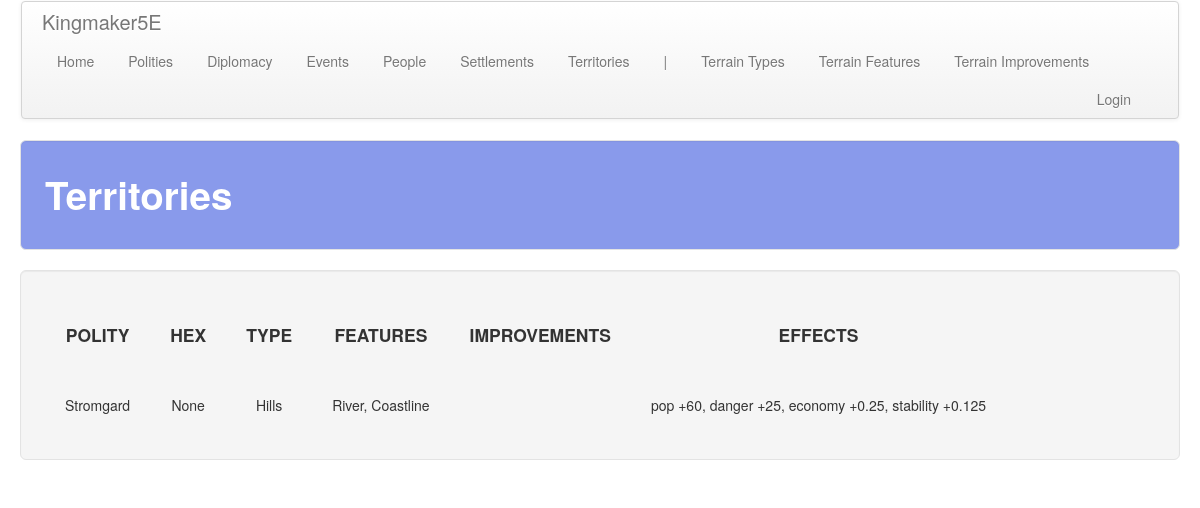
Before: /territory/ with the older database file.
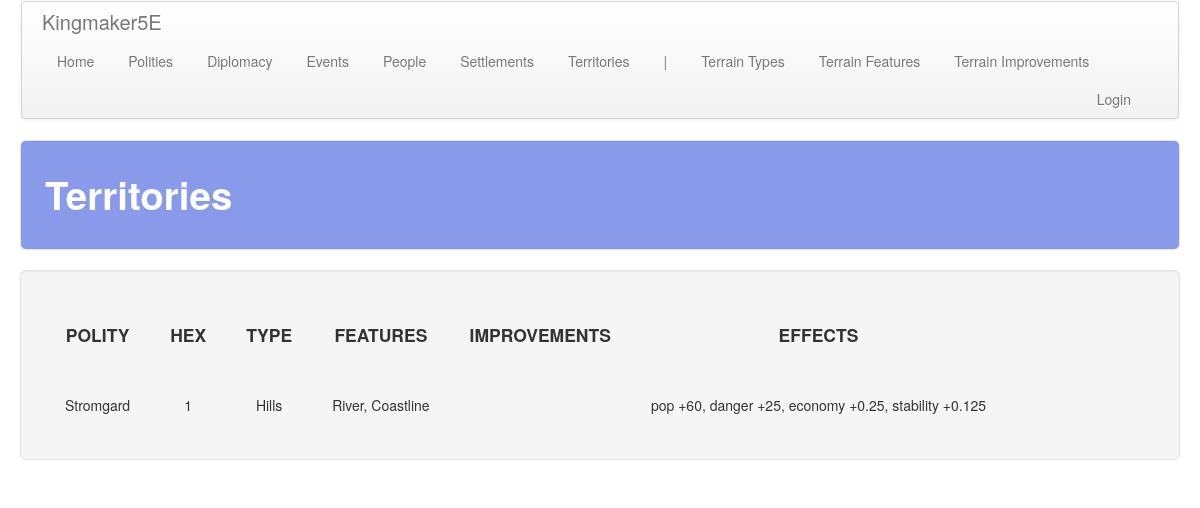
After: the same page with the newer database file.
### territory/models.py (models this page shows, shortened)
class Territory(models.Model):
    polity = models.ForeignKey(
        'polity.Polity', on_delete=models.CASCADE,
        related_name='territory', related_query_name='territory'
    )
    hex = models.CharField(max_length=20, null=True)
    type = models.ForeignKey(
        Type, on_delete=models.CASCADE,
        related_name='territory', related_query_name='territory'
    )
    features = models.ManyToManyField(
        Feature, related_name='territory', related_query_name='territory',
        blank=True,
    )
    improvements = models.ManyToManyField(
        Improvement, related_name='territory', related_query_name='territory',
        blank=True,
    )

class Type(models.Model):
    name = models.CharField(max_length=default_max_length)
    pop_bonus = models.IntegerField(default=0)
    dan_bonus = models.IntegerField(default=0)
    exp_time = models.IntegerField(default=1)
    prep_time = models.IntegerField(default=1)
    prep_cost = models.IntegerField(default=1)
    farm_cost = models.IntegerField(default=1)
    road_cost = models.IntegerField(default=1)
    def __str__(self):
        return self.name

class Feature(models.Model):
    name = models.CharField(max_length=default_max_length)
    desc = models.TextField(default="")
    pop_bonus = models.IntegerField(default=0)
    dan_bonus = models.IntegerField(default=0)
    eco_bonus = models.FloatField(default=0)
    loy_bonus = models.FloatField(default=0)
    sta_bonus = models.FloatField(default=0)
    def_bonus = models.IntegerField(default=0)
    con_bonus = models.IntegerField(default=0)
    inc_bonus = models.IntegerField(default=0)
    unr_bonus = models.IntegerField(default=0)
    def __str__(self):
        return self.name

### polity/models.py (models this page shows, shortened)
class Polity(models.Model):
    name = models.CharField(max_length=default_max_length)
    government = models.ForeignKey(
        Government, on_delete=models.CASCADE,
        related_name='polity', related_query_name='polity')
    alignment_lc = models.ForeignKey(
        AlignmentLC, on_delete=models.CASCADE,
        related_name='polity', related_query_name='polity')
    alignment_ge = models.ForeignKey(
        AlignmentGE, on_delete=models.CASCADE,
        related_name='polity', related_query_name='polity')
    treasury = models.IntegerField(default=0)
    unrest = models.IntegerField(default=0)
    desc = models.TextField(default="", blank=True)
    tax_edict = models.ForeignKey(
        'core.TaxEdict', on_delete=models.CASCADE,
        related_name='polity', related_query_name='polity')
    promotion_edict = models.ForeignKey(
        'core.PromotionEdict', on_delete=models.CASCADE,
        related_name='polity', related_query_name='polity')
    holiday_edict = models.ForeignKey(
        'core.HolidayEdict', on_delete=models.CASCADE,
        related_name='polity', related_query_name='polity')
    recruitment_edict = models.ForeignKey(
        'core.RecruitmentEdict', on_delete=models.CASCADE,
        related_name='polity', related_query_name='polity')
    ruler_attribute_1 = models.ForeignKey(
        Attribute, on_delete=models.CASCADE, null=True, blank=True,
        related_name='polity_ruler_1', related_query_name='polity_ruler_1')
    ruler_attribute_2 = models.ForeignKey(
        Attribute, on_delete=models.CASCADE, null=True, blank=True,
        related_name='polity_ruler_2', related_query_name='polity_ruler_2')
    ruler_attribute_3 = models.ForeignKey(
        Attribute, on_delete=models.CASCADE, null=True, blank=True,
        related_name='polity_ruler_3', related_query_name='polity_ruler_3')
    spymaster_attribute = models.ForeignKey(
        Attribute, on_delete=models.CASCADE, null=True, blank=True,
        related_name='polity_spymaster', related_query_name='polity_spymaster')

### territory/views.py (the view)
# urls.py: path('', views.territories, name='territories'),
def territories(request):
    obj_plural = a_plural.replace(' ', '_')
    items = a_obj.objects.order_by('polity', 'hex', 'type')
    items = get_territory_effects(items)['territories']
    return render(
        request, '%s/%s.html' % (app_name, obj_plural),
        {'title': obj_plural.capitalize(), obj_plural: items}
    )

### territory/templates/territory/territories.html (shortened to what this page needs)
<!DOCTYPE html>
{% extends 'territory/base.html' %}
{% block table_header %}
    <th class="th_ccell"><h4>POLITY</h4></th>
    <th class="th_ccell"><h4>HEX</h4></th>
    <th class="th_ccell"><h4>TYPE</h4></th>
    <th class="th_ccell"><h4>FEATURES</h4></th>
    <th class="th_ccell"><h4>IMPROVEMENTS</h4></th>
    <th class="th_ccell"><h4>EFFECTS</h4></th>
    <th class="th_ccell"><h4></h4></th>
{% endblock %}
{% block table_body %}
    {% for territory in territories %}
        <tr>
            <td class="tb_lcell">{{ territory.polity.name }}</td>
            <td class="tb_ccell">{{ territory.hex }}</td>
            <td class="tb_ccell">{{ territory.type }}</td>
            <td class="tb_ccell">{{ territory.features.all|join:", " }}</td>
            <td class="tb_ccell">{{ territory.improvements.all|join:", " }}</td>
            <td class="tb_ccell">{{ territory.effects_summary }}</td>
            <td class="tb_ccell">
            </td>
        </tr>
    {% endfor %}
{% endblock %}

Changed rows visible on the page:
changed Territory "pop +60, danger +25, economy +0.25, stability +0.125": hex "None" → "1"
